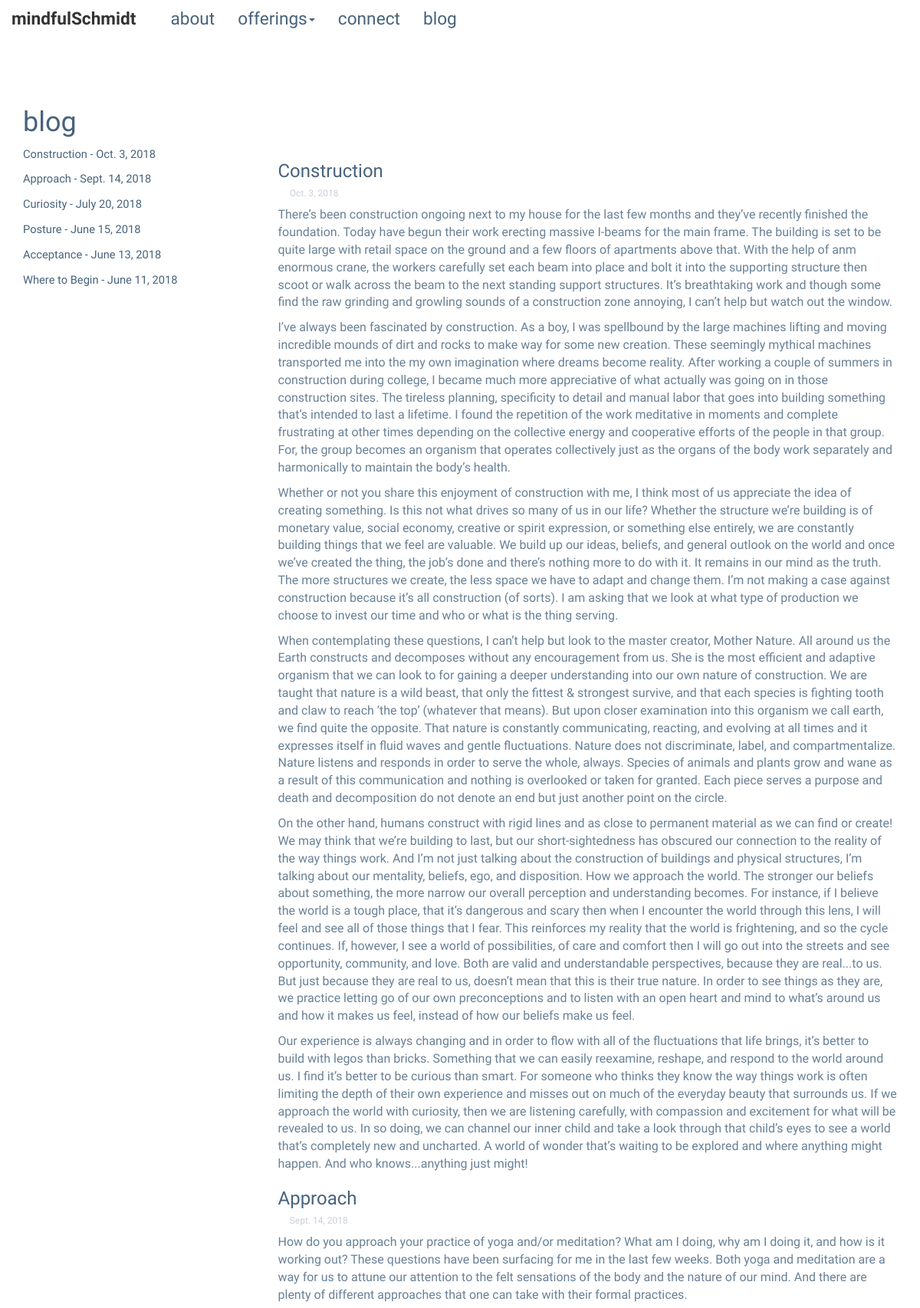
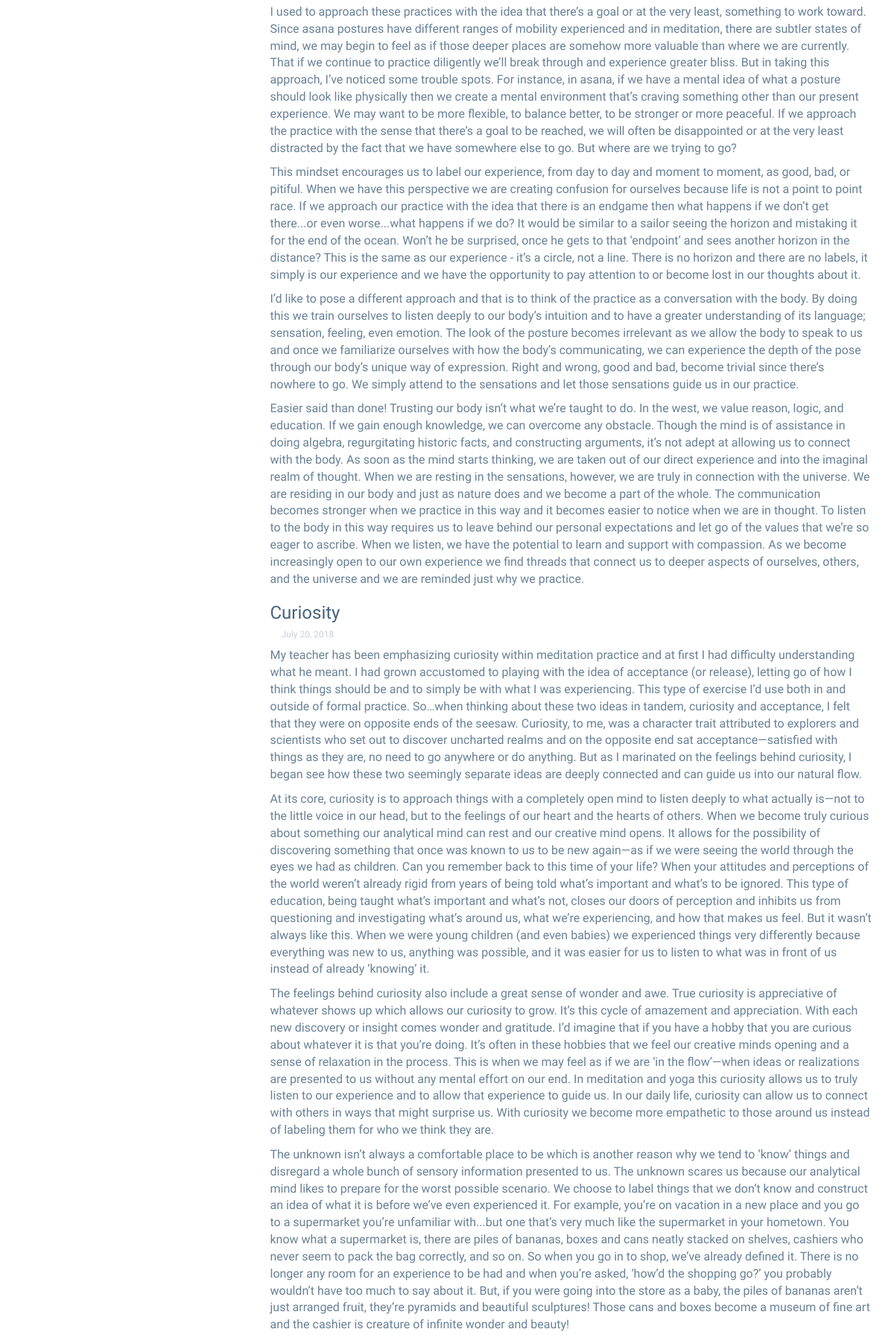
Screenshot of /blog/ (upper part) with the database file from the repository (2 pictures, top to bottom).
### blog/models.py (models this page shows, shortened)
class Blog(models.Model):
    title = models.CharField(max_length=100, unique=True)
    slug = models.SlugField(max_length=100, unique=True)
    body = models.TextField()
    posted = models.DateField(db_index=True, auto_now_add=True)

### blog/views.py (the view)
# urls.py: path('', views.index, name='index'),
def index(request):
	posts = list(Blog.objects.all())
	posts.reverse()
	blog_posts = posts[:5]
	return render_to_response('blog/index.html', {'posts': blog_posts,
													'links': posts,})

### blog/templates/blog/index.html
<!DOCTYPE html>
{% extends "app/base.html" %}
    {% block body_block%}
    {% load staticfiles %}
    <div class="container">
      <br><br><br><br><br><br>
      <a href="{% url 'blog:index' %}"><h1>blog</h1></a>
      <div class="row featurette">
        <div class="col-md-9 col-md-push-3">
          {% if posts %}
            <ul>
            {% for post in posts %}
                <h3>{{ post.title }}</h3>
                <h6 id="post">  &emsp;   {{ post.posted }}</h6>
                <p text-align="center">{% autoescape off %}{{ post.body|linebreaks }}{% endautoescape %}</p>
            {% endfor %}
            </ul>
          {% else %}
              <p>There are no posts.</p>
          {% endif %}
        </div>
        <div class="col-md-3 col-md-pull-9">
          {% for link in links %}
              <p><a href="blog/view/{{ link.slug }}" id="bloglink">{{ link.title }} - {{ link.posted }}</a></p>
          {% endfor %}
        </div>
      </div>
  </div>
    {% endblock %}

### app/static/css/custom.css (style rules this page uses)
h1 { color: #47627c; font-family: 'Gentium Book Basic', serif; }
h3 { color: #47627c; font-family: 'Gentium Book Basic', serif; }
h6 { color: #c9cfd8; font-family: 'Gentium Book Basic', serif; }
a { color: #47627c; font-family: 'Gentium Book Basic', serif; }
#bloglink { font-size: 11pt }
p { color: #698096; font-size: 12pt; font-family: 'Gentium Book Basic', serif; }

### rows the page displays
Blog: title "Construction", posted "Oct. 3, 2018", body "There’s been construction ongoing next to my house for the last few months and they’ve recently finished the foundation. Today have begun their work erecting massive I-beams for the main frame. The building is set to be quite large with retail space on the ground and a few floors of apartments above that. With the help of anm enormous crane, the workers carefully set each beam into place and bolt it into the supporting structure then scoot or walk across the beam to the next standing support structures. It’s breathtaking work and though some find the raw grinding and growling sounds of a construction zone annoying, I can’t help but watch out the window. I’ve always been fascinated by…"
Blog: title "Approach", posted "Sept. 14, 2018", body "How do you approach your practice of yoga and/or meditation? What am I doing, why am I doing it, and how is it working out? These questions have been surfacing for me in the last few weeks. Both yoga and meditation are a way for us to attune our attention to the felt sensations of the body and the nature of our mind. And there are plenty of different approaches that one can take with their formal practices. I used to approach these practices with the idea that there’s a goal or at the very least, something to work toward. Since asana postures have different ranges of mobility experienced and in meditation, there are subtler states of mind, we may begin to feel as if those deeper places are…"
Blog: title "Curiosity", posted "July 20, 2018", body "My teacher has been emphasizing curiosity within meditation practice and at first I had difficulty understanding what he meant. I had grown accustomed to playing with the idea of acceptance (or release), letting go of how I think things should be and to simply be with what I was experiencing. This type of exercise I’d use both in and outside of formal practice. So…when thinking about these two ideas in tandem, curiosity and acceptance, I felt that they were on opposite ends of the seesaw. Curiosity, to me, was a character trait attributed to explorers and scientists who set out to discover uncharted realms and on the opposite end sat acceptance—satisfied with things as they are, no need to…"
Blog: title "Posture", posted "June 15, 2018"
Blog: title "Acceptance", posted "June 13, 2018"
Blog: title "Where to Begin", posted "June 11, 2018"
